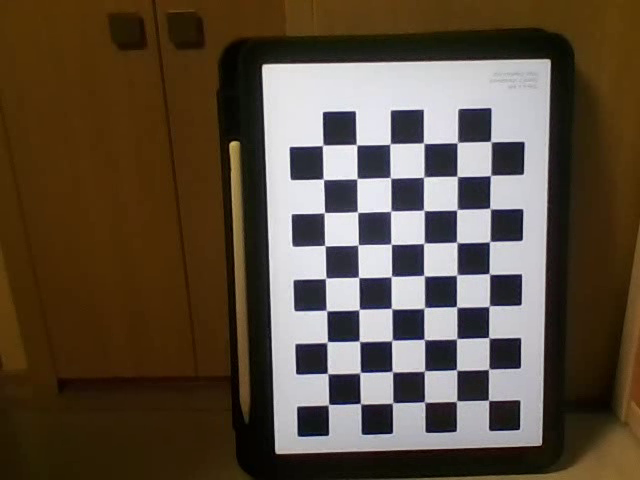
#> input picture frame 9 of data/chessboard.avi, 640 x 480 px
$ python camera_calibration.py
#> lines starting #> are read from the running program, lines starting #| are printed output that depends on the picture; long printed decimals are rounded
import cv2
import numpy as np
import os

chessboard_size = (6, 9)
criteria = (cv2.TERM_CRITERIA_EPS + cv2.TERM_CRITERIA_MAX_ITER, 30, 0.001)

objp = np.zeros((chessboard_size[0] * chessboard_size[1], 3), np.float32)
objp[:, :2] = np.mgrid[0:chessboard_size[0], 0:chessboard_size[1]].T.reshape(-1, 2)

objpoints = []
imgpoints = []

cap = cv2.VideoCapture('camera/data/chessboard.avi')

ret, frame = cap.read()
#> frame is the input picture: shape (480, 640, 3); mean B, G, R 62.3, 77.9, 91.8
if not ret:
    print("영상 파일을 열 수 없습니다.")
    cap.release()
    exit()

frame_size = (frame.shape[1], frame.shape[0])
#> frame_size = (640, 480)

while True:
    ret, frame = cap.read()
    if not ret:
        break

    gray = cv2.cvtColor(frame, cv2.COLOR_BGR2GRAY)
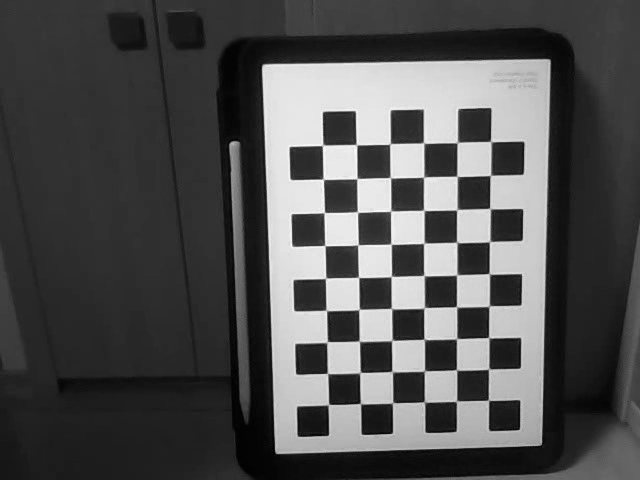
#> gray: shape (480, 640); min 0, max 255, mean 80.3

    flags = cv2.CALIB_CB_ADAPTIVE_THRESH + cv2.CALIB_CB_NORMALIZE_IMAGE
    ret_corners, corners = cv2.findChessboardCorners(gray, chessboard_size, flags)
#> ret_corners = True; corners = 54 rows, first 8: [488.4, 400], [456.2, 401.3], [423.8, 401.5], [392.8, 402.5], [360.2, 403.4], [328.8, 404.3], [489, 368.6], [456.2, 369.5]

    if ret_corners:
        objpoints.append(objp)
        corners2 = cv2.cornerSubPix(gray, corners, (11, 11), (-1, -1), criteria)
#> corners2 = 54 rows, first 8: [488.5, 400.4], [456.5, 401.2], [424.6, 402], [392.6, 402.9], [360.5, 403.7], [328.3, 404.6], [488.6, 369.2], [456.6, 369.9]
        imgpoints.append(corners2)

        cv2.drawChessboardCorners(frame, chessboard_size, corners2, ret_corners)
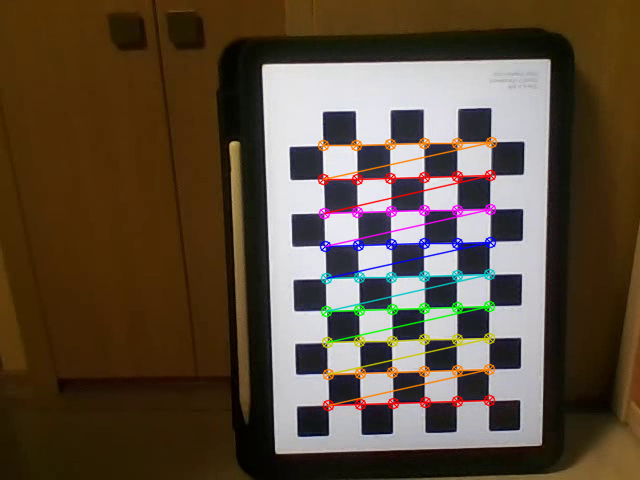
#> frame: shape (480, 640, 3); mean B, G, R 60.8, 77.1, 92.3

    cv2.imshow('Calibration', frame)

    key = cv2.waitKey(1) & 0xFF
#> (key Esc is pressed here)
    if key == 27:
        break

cap.release()
cv2.destroyAllWindows()

if len(objpoints) > 0:
    ret, mtx, dist, rvecs, tvecs = cv2.calibrateCamera(objpoints, imgpoints, frame_size, None, None)
#> ret = 0.0983; mtx = [[645.1, 0, 341.1], [0, 650.3, 192.2], [0, 0, 1]]; dist = [[0.0217, 0.12, -0.00862, -0.00173, 0.164]]; rvecs = ([-0.0339, -0.175, 3.12],); tvecs = ([4.6, 6.47, 20.13],)

    print("Camera Matrix (Intrinsic Parameters):")
    print(mtx)
#| [[645.142   0.         341.131]
#|  [  0.         650.343 192.211]
#|  [  0.           0.           1.        ]]
    print("\nDistortion Coefficients:")
    print(dist)
#| [[ 0.02174  0.1198 -0.008619 -0.001731  0.1641]]

    total_error = 0
    for i in range(len(objpoints)):
        imgpoints2, _ = cv2.projectPoints(objpoints[i], rvecs[i], tvecs[i], mtx, dist)
        error = cv2.norm(imgpoints[i], imgpoints2, cv2.NORM_L2) / len(imgpoints2)
        total_error += error
#> this loop made 1 pass
#> (error, total_error) on pass 1: (0.0134, 0.0134)
#> after the loop, total_error = 0.0134

    rmse = total_error / len(objpoints)
#> rmse = 0.0134
    print(f"\nRMSE: {rmse}")
#| RMSE: 0.01338

    os.makedirs('camera/data', exist_ok=True)
    np.savez('camera/data/calibration_result.npz', mtx=mtx, dist=dist, rmse=rmse)
    print("\nCalibration result saved in camera/data/calibration_result.npz")
else:
    print("실패")

$ run again, starting later in the video
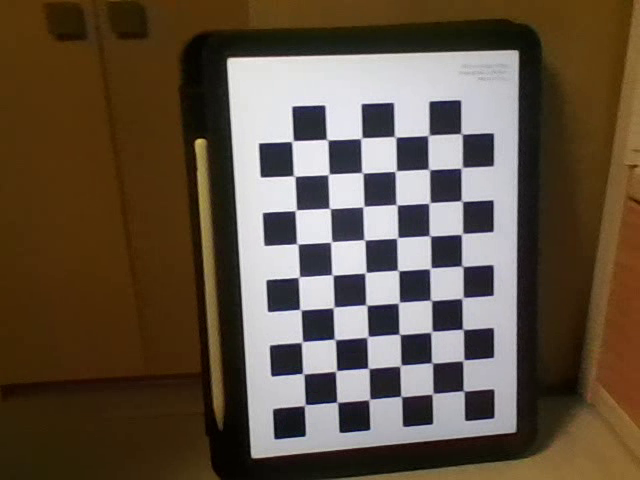
#> input picture frame 40 of data/chessboard.avi, 640 x 480 px
#> frame is the input picture: shape (480, 640, 3); mean B, G, R 66.6, 82.6, 97.2
#> `gray = cv2.cvtColor(frame, cv2.COLOR_BGR2GRAY)`:
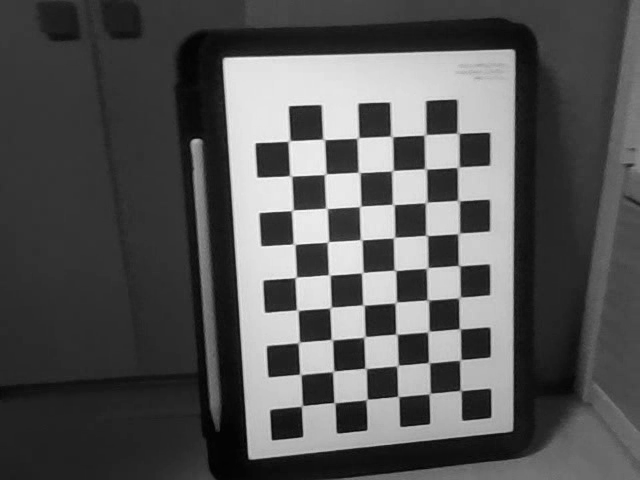
#> gray: shape (480, 640); min 0, max 249, mean 85.5
#> ret_corners = True; corners = 54 rows, first 8: [459.7, 390.1], [430.5, 392.7], [397.5, 396], [367.5, 398.6], [333.7, 402.4], [302.6, 405.2], [460.2, 360.1], [427.9, 362.2]
#> corners2 = 54 rows, first 8: [460.6, 390.6], [429.6, 393.6], [398.3, 396.5], [366.6, 399.5], [334.5, 402.7], [301.9, 405.9], [460.3, 359.9], [429, 362.7]
#> `cv2.drawChessboardCorners(frame, chessboard_size, corners2, ret_corners)`:
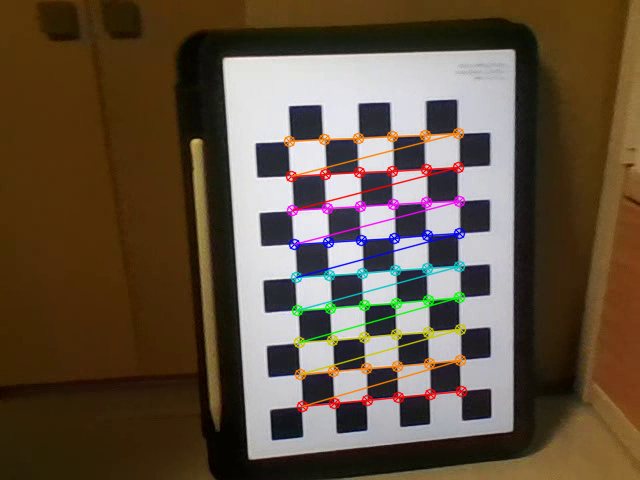
#> frame: shape (480, 640, 3); mean B, G, R 65.2, 82.1, 97.9
#> ret = 0.0868; mtx = [[604.3, 0, 317.3], [0, 603, 218.2], [0, 0, 1]]; dist = [[0.00154, 0.535, -0.00265, -0.00106, -1.94]]; rvecs = ([-0.196, -0.21, 3.08],); tvecs = ([4.49, 5.41, 18.96],)
#| [[604.279   0.         317.337]
#|  [  0.         603.002 218.227]
#|  [  0.           0.           1.        ]]
#| [[ 1.54226340e-03  5.34516105e-01 -2.65443540e-03 -1.06022652e-03
#|   -1.94031647e+00]]
#> the loop `for i in range(len(objpoints)):` made 1 pass
#> (error, total_error) on pass 1: (0.0118, 0.0118)
#> after the loop `for i in range(len(objpoints)):`: total_error = 0.0118
#| RMSE: 0.01182

$ run again, starting later in the video
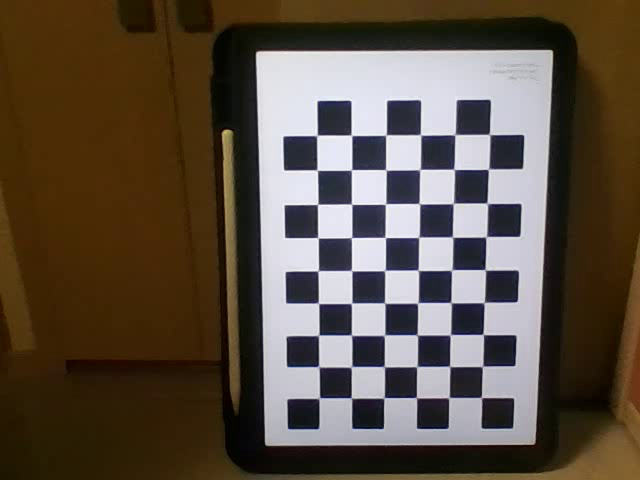
#> input picture frame 72 of data/chessboard.avi, 640 x 480 px
#> frame is the input picture: shape (480, 640, 3); mean B, G, R 67, 79.5, 91.9
#> `gray = cv2.cvtColor(frame, cv2.COLOR_BGR2GRAY)`:
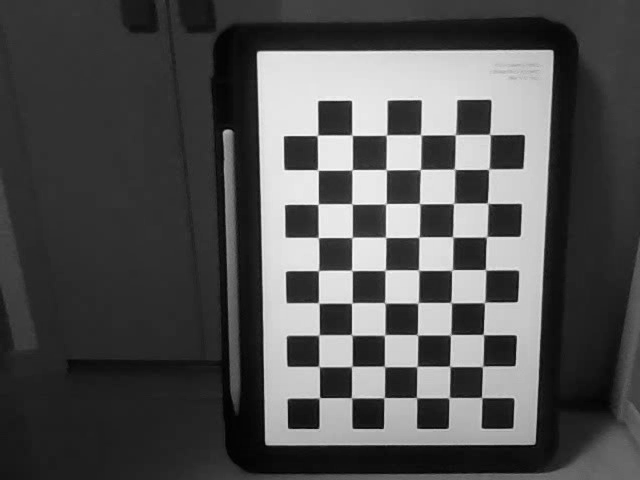
#> gray: shape (480, 640); min 0, max 251, mean 81.7
#> ret_corners = True; corners = 54 rows, first 8: [481.5, 397.5], [448.6, 398], [416.5, 397.4], [384, 397.6], [351.2, 397.5], [319.8, 397.4], [482.1, 366.9], [449.4, 365.9]
#> corners2 = 54 rows, first 8: [481.7, 397.5], [449.2, 397.7], [416.5, 397.7], [384.2, 397.7], [351.6, 397.8], [319.3, 397.8], [482.6, 366.4], [449.8, 366.4]
#> `cv2.drawChessboardCorners(frame, chessboard_size, corners2, ret_corners)`:
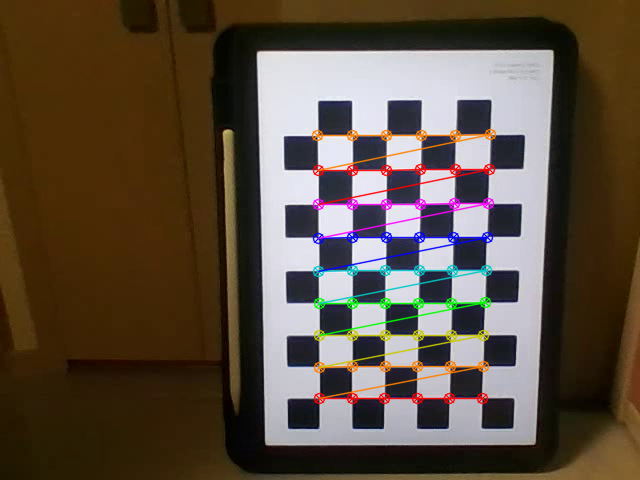
#> frame: shape (480, 640, 3); mean B, G, R 65, 78.6, 92.1
#> ret = 0.0868; mtx = [[752.7, 0, 323.7], [0, 764.8, 183.5], [0, 0, 1]]; dist = [[-0.0727, 1.46, -0.00472, -0.00158, -6.14]]; rvecs = ([0.0127, -0.257, 3.13],); tvecs = ([4.87, 6.5, 23.13],)
#| [[752.730   0.         323.678]
#|  [  0.         764.842 183.515]
#|  [  0.           0.           1.        ]]
#| [[-7.26941447e-02  1.46395738e+00 -4.72069709e-03 -1.57973284e-03
#|   -6.14215500e+00]]
#> the loop `for i in range(len(objpoints)):` made 1 pass
#> (error, total_error) on pass 1: (0.0118, 0.0118)
#> after the loop `for i in range(len(objpoints)):`: total_error = 0.0118
#| RMSE: 0.01181
